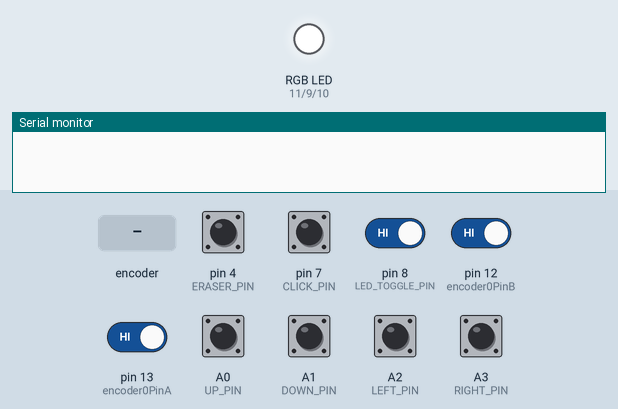
A sketch run on a simulated Arduino Leonardo, built with avr-gcc and run on an emulated ATmega32U4. On the bench: an RGB LED mixed from three pins (HIGH = lit), the last lines printed to the serial monitor. The inputs (shaded band) are chosen by the test bench; at power-on: A0 (UP_PIN), A1 (DOWN_PIN), A2 (LEFT_PIN), A3 (RIGHT_PIN), pin 4 (ERASER_PIN), pin 7 (CLICK_PIN), pin 8 (LED_TOGGLE_PIN), pin 12 (encoder0PinB), pin 13 (encoder0PinA) HIGH. USB keyboard and mouse output is not drawn.

Above: at 1.2 s.
1.3 s: rotary encoder on pin 13 (encoder0PinA) / pin 12 (encoder0PinB) turned 3 steps (first pin leading)
At 1.65 s:
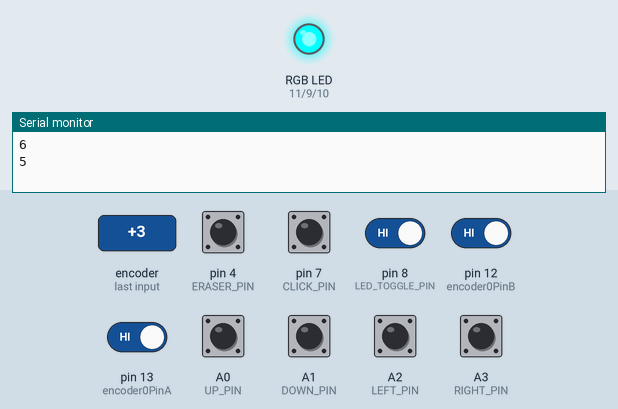
At 2.1 s:
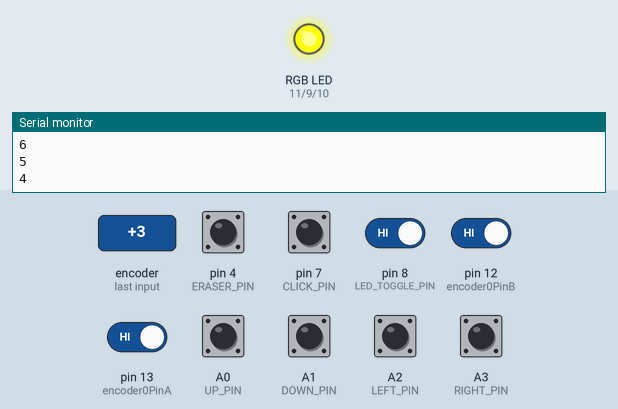
3.4 s: pin 8 (LED_TOGGLE_PIN) driven LOW
At 4.8 s:
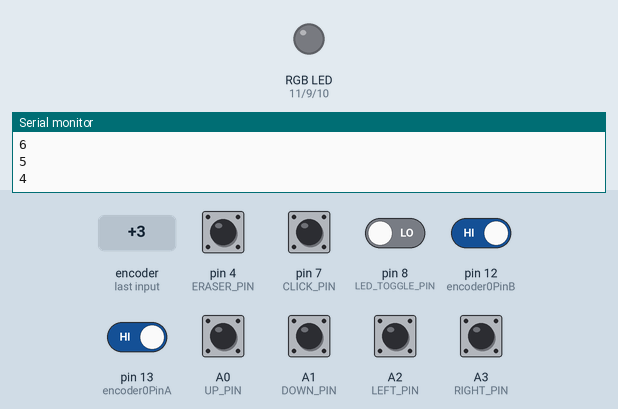
Timing chart, 0 to 6.4 s (numbered marks = the images above; inputs shaded):
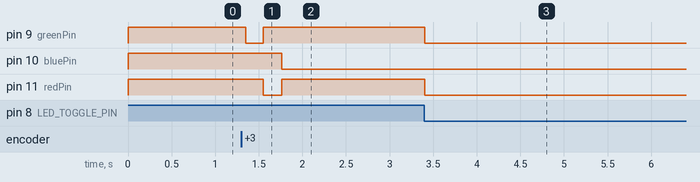

The sketch:

switch_4_direction.ino
```cpp
#include <Mouse.h>
#include <Keyboard.h>

const int UP_PIN = A0;
const int DOWN_PIN = A1;
const int LEFT_PIN = A2;
const int RIGHT_PIN = A3;
const int CLICK_PIN = 7;
const int ERASER_PIN = 4;

// LED Toggle Button
const int LED_TOGGLE_PIN = 8;

// Rotary Encoder
const int encoder0PinA = 13;
const int encoder0PinB = 12;

// RGB LED Pins
const int redPin = 11;
const int greenPin = 9;
const int bluePin = 10;

const int speed = 3;
bool eraserActive = false;

// LED State Tracking
bool ledsEnabled = true;
int lastToggleReading = HIGH;
unsigned long lastDebounceToggle = 0;

// Colors
const int colors[][3] = {
  {255, 255, 255},     // 0: Black
  {255, 0, 0},   // 1: Red
  {0, 255, 0},   // 2: Green
  {0, 0, 255},   // 3: Blue
  {255, 255, 0}, // 4: Yellow
  {0, 255, 255}, // 5: Cyan
  {255, 0, 255}, // 6: Magenta
};
const int numColors = 7;
int encoder0Pos = 0;
int encoder0PinALast = LOW;
unsigned long lastDebounceTime = 0;
const unsigned long debounceDelay = 5;

void setup() {
  pinMode(UP_PIN, INPUT_PULLUP);
  pinMode(DOWN_PIN, INPUT_PULLUP);
  pinMode(LEFT_PIN, INPUT_PULLUP);
  pinMode(RIGHT_PIN, INPUT_PULLUP);
  pinMode(CLICK_PIN, INPUT_PULLUP);
  pinMode(ERASER_PIN, INPUT_PULLUP);
  pinMode(LED_TOGGLE_PIN, INPUT_PULLUP);

  pinMode(encoder0PinA, INPUT_PULLUP);
  pinMode(encoder0PinB, INPUT_PULLUP);

  pinMode(redPin, OUTPUT);
  pinMode(greenPin, OUTPUT);
  pinMode(bluePin, OUTPUT);

  Serial.begin(9600);
  Mouse.begin();
  Keyboard.begin();

//set initial color to black
  updateColorLED(encoder0Pos);
}

void loop() {
  //Rotary Encoder (Color Selector)
  int n = digitalRead(encoder0PinA);
  if ((encoder0PinALast == LOW) && (n == HIGH)) {
    if (millis() - lastDebounceTime > debounceDelay) {
      if (digitalRead(encoder0PinB) == LOW) {
        encoder0Pos--;
      } else {
        encoder0Pos++;
      }
      encoder0Pos = (encoder0Pos + numColors) % numColors;
      updateColorLED(encoder0Pos);
      Serial.println(encoder0Pos);

      lastDebounceTime = millis();
    }
  }
  encoder0PinALast = n;

  //LED Toggle Button
  int toggleReading = digitalRead(LED_TOGGLE_PIN);
  if (toggleReading == LOW && lastToggleReading == HIGH) {
    if (millis() - lastDebounceToggle > 200) {
      ledsEnabled = !ledsEnabled;
      updateColorLED(encoder0Pos);
      lastDebounceToggle = millis();
    }
  }
  lastToggleReading = toggleReading;

  //Mouse Movement via Tilt Switches
   int yDistance = 0;
   int xDistance = 0;
   if (digitalRead(UP_PIN) == HIGH)   yDistance = -speed;
   if (digitalRead(DOWN_PIN) == LOW)   yDistance = speed;
   if (digitalRead(LEFT_PIN) == HIGH) xDistance = -speed;
   if (digitalRead(RIGHT_PIN) == HIGH)xDistance = speed;
   if (yDistance != 0) Mouse.move(0, yDistance, 0);
   if (xDistance != 0) Mouse.move(xDistance, 0, 0);

  //Click Management
  if (digitalRead(CLICK_PIN) == LOW) {
    if (!Mouse.isPressed(MOUSE_LEFT)) Mouse.press(MOUSE_LEFT);
  } else {
    if (Mouse.isPressed(MOUSE_LEFT)) Mouse.release(MOUSE_LEFT);
  }

  //Eraser Tool Management
  if (digitalRead(ERASER_PIN) == LOW) {
    if (!eraserActive) {
      Keyboard.press('e');
      eraserActive = true;
    }
  } else {
    if (eraserActive) {
      Keyboard.release('e');
      eraserActive = false;
    }
  }

  delay(15);
}

void updateColorLED(int index) {
  if (ledsEnabled) {
    analogWrite(redPin, colors[index][0]);
    analogWrite(greenPin, colors[index][1]);
    analogWrite(bluePin, colors[index][2]);
  } else {
    analogWrite(redPin, 0);
    analogWrite(greenPin, 0);
    analogWrite(bluePin, 0);
  }
}
```

Measured:
- after the input at 1.3 s, pin 9 (greenPin): HIGH → LOW after 0.05 s, → HIGH 0.20 s later; pin 10 (bluePin): HIGH → LOW after 0.46 s; pin 11 (redPin): HIGH → LOW after 0.25 s, → HIGH 0.21 s later
- after the input at 3.4 s, pin 9 (greenPin), pin 11 (redPin): HIGH → LOW at once
